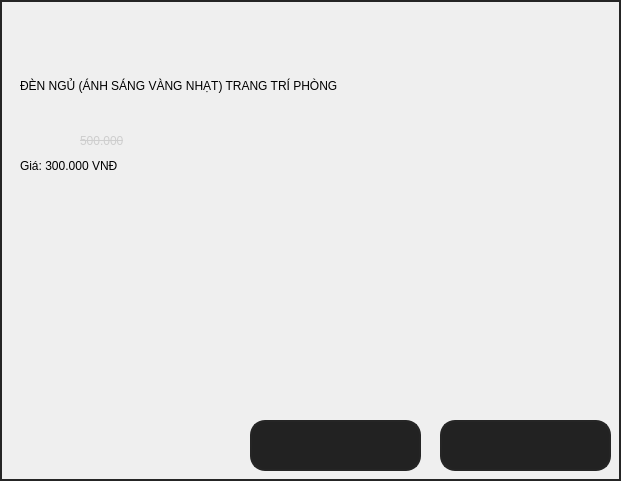
           <widget class="QWidget" name="widget_15" native="true">
            <property name="geometry">
             <rect>
              <x>570</x>
              <y>0</y>
              <width>621</width>
              <height>481</height>
             </rect>
            </property>
            <property name="styleSheet">
             <string notr="true">border: 2px solid rgb(37, 37, 37);
color: black;
font: 75 16pt &quot;MS Shell Dlg 2&quot;;</string>
            </property>
            <widget class="QLabel" name="label_22">
             <property name="geometry">
              <rect>
               <x>20</x>
               <y>30</y>
               <width>571</width>
               <height>111</height>
              </rect>
             </property>
             <property name="styleSheet">
              <string notr="true">border: 0;
background-color: 0</string>
             </property>
             <property name="text">
              <string>ĐÈN NGỦ (ÁNH SÁNG VÀNG NHẠT) TRANG TRÍ PHÒNG </string>
             </property>
             <property name="wordWrap">
              <bool>true</bool>
             </property>
            </widget>
            <widget class="QLabel" name="label_23">
             <property name="geometry">
              <rect>
               <x>20</x>
               <y>110</y>
               <width>441</width>
               <height>111</height>
              </rect>
             </property>
             <property name="styleSheet">
              <string notr="true">border: 0;
background-color: 0</string>
             </property>
             <property name="text">
              <string>Giá: 300.000 VNĐ</string>
             </property>
            </widget>
            <widget class="QLabel" name="label_24">
             <property name="geometry">
              <rect>
               <x>80</x>
               <y>110</y>
               <width>161</width>
               <height>61</height>
              </rect>
             </property>
             <property name="styleSheet">
              <string notr="true">border: 0;
background-color: 0;
text-decoration: line-through;
font: 75 12pt &quot;MS Shell Dlg 2&quot;;
color: rgb(206, 206, 206);</string>
             </property>
             <property name="text">
              <string>500.000</string>
             </property>
            </widget>
            <widget class="QPushButton" name="bt_addd">
             <property name="geometry">
              <rect>
               <x>250</x>
               <y>420</y>
               <width>171</width>
               <height>51</height>
              </rect>
             </property>
             <property name="styleSheet">
              <string notr="true">background-color: rgb(34, 34, 34);
border-radius: 15px</string>
             </property>
             <property name="text">
              <string/>
             </property>
             <property name="icon">
              <iconset>
               <normaloff>But_img/add.png</normaloff>But_img/add.png</iconset>
             </property>
             <property name="iconSize">
              <size>
               <width>400</width>
               <height>400</height>
              </size>
             </property>
            </widget>
            <widget class="QPushButton" name="bt_buyd">
             <property name="geometry">
              <rect>
               <x>440</x>
               <y>420</y>
               <width>171</width>
               <height>51</height>
              </rect>
             </property>
             <property name="styleSheet">
              <string notr="true">background-color: rgb(34, 34, 34);
border-radius: 15px</string>
             </property>
             <property name="text">
              <string/>
             </property>
             <property name="icon">
              <iconset>
               <normaloff>But_img/buy.png</normaloff>But_img/buy.png</iconset>
             </property>
             <property name="iconSize">
              <size>
               <width>400</width>
               <height>400</height>
              </size>
             </property>
            </widget>
           </widget>
